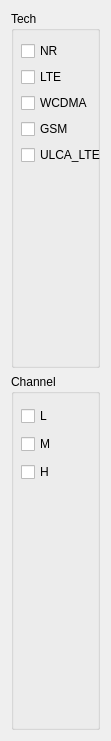
   <widget class="QWidget" name="layoutWidget">
    <property name="geometry">
     <rect>
      <x>594</x>
      <y>0</y>
      <width>111</width>
      <height>741</height>
     </rect>
    </property>
    <layout class="QVBoxLayout" name="verticalLayout_tech_ch">
     <item>
      <widget class="QGroupBox" name="tech_group">
       <property name="title">
        <string>Tech</string>
       </property>
       <widget class="QWidget" name="layoutWidget_9">
        <property name="geometry">
         <rect>
          <x>10</x>
          <y>30</y>
          <width>91</width>
          <height>126</height>
         </rect>
        </property>
        <layout class="QVBoxLayout" name="verticalLayout_tech">
         <item>
          <widget class="QCheckBox" name="nr_tech">
           <property name="text">
            <string>NR</string>
           </property>
          </widget>
         </item>
         <item>
          <widget class="QCheckBox" name="lte_tech">
           <property name="text">
            <string>LTE</string>
           </property>
          </widget>
         </item>
         <item>
          <widget class="QCheckBox" name="wcdma_tech">
           <property name="text">
            <string>WCDMA</string>
           </property>
          </widget>
         </item>
         <item>
          <widget class="QCheckBox" name="gsm_tech">
           <property name="text">
            <string>GSM</string>
           </property>
          </widget>
         </item>
         <item>
          <widget class="QCheckBox" name="ulca_lte_tech">
           <property name="text">
            <string>ULCA_LTE</string>
           </property>
          </widget>
         </item>
        </layout>
       </widget>
      </widget>
     </item>
     <item>
      <widget class="QGroupBox" name="channel_group">
       <property name="title">
        <string>Channel</string>
       </property>
       <widget class="QWidget" name="layoutWidget">
        <property name="geometry">
         <rect>
          <x>10</x>
          <y>30</y>
          <width>91</width>
          <height>81</height>
         </rect>
        </property>
        <layout class="QVBoxLayout" name="verticalLayout_ch">
         <item>
          <widget class="QCheckBox" name="lch">
           <property name="text">
            <string>L</string>
           </property>
          </widget>
         </item>
         <item>
          <widget class="QCheckBox" name="mch">
           <property name="text">
            <string>M</string>
           </property>
          </widget>
         </item>
         <item>
          <widget class="QCheckBox" name="hch">
           <property name="text">
            <string>H</string>
           </property>
          </widget>
         </item>
        </layout>
       </widget>
      </widget>
     </item>
    </layout>
   </widget>
